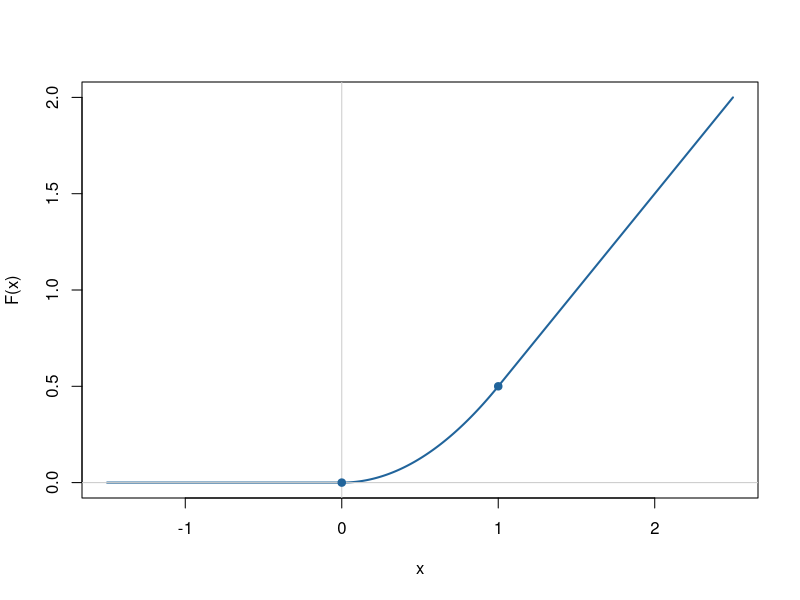

The R script that drew this image:
## ---- chunk 1
#| echo: false
#| fig-width: 7
#| fig-height: 3.5
#| fig-cap: "Gràfica de la funció àrea F"
x <- seq(-1.5, 2.5, length.out = 601)
F <- ifelse(x < 0, 0, ifelse(x <= 1, x^2 / 2, x - 1/2))
plot(x, F, type = "l", lwd = 2, col = "#21649b",
     xlab = "x", ylab = "F(x)")
abline(h = 0, v = 0, col = "grey80")
points(c(0, 1), c(0, 1/2), pch = 19, col = "#21649b")
